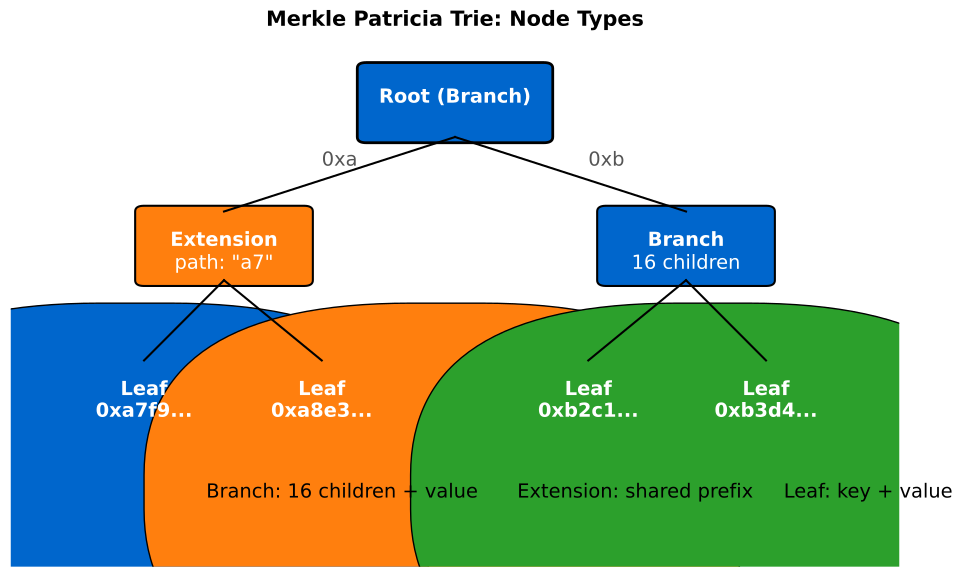

Python code for this plot:
"""
Merkle Patricia Trie Structure
Shows node types and path compression
"""

import matplotlib.pyplot as plt
import matplotlib.patches as mpatches
from matplotlib.patches import FancyBboxPatch, Circle
import numpy as np
from pathlib import Path

CHART_METADATA = {
    'title': 'MPT Structure',
    'url': 'https://github.com/Digital-AI-Finance/Blockchain_Crypto/tree/main/Module_B_Ethereum_Smart_Contracts/L13_Ethereum_Architecture/charts/04_mpt_structure'
}

plt.rcParams.update({
    'font.size': 14,
    'axes.labelsize': 14,
    'axes.titlesize': 16,
    'xtick.labelsize': 12,
    'ytick.labelsize': 12,
    'legend.fontsize': 12,
    'figure.figsize': (10, 6),
    'figure.dpi': 150
})

MLPURPLE = '#3333B2'
MLBLUE = '#0066CC'
MLORANGE = '#FF7F0E'
MLGREEN = '#2CA02C'
MLRED = '#D62728'
MLLAVENDER = '#ADADE0'

fig, ax = plt.subplots(figsize=(10, 6))

# Root node (Branch)
root = FancyBboxPatch((0.40, 0.75), 0.20, 0.12,
                       boxstyle="round,pad=0.01", facecolor=MLBLUE,
                       edgecolor='black', linewidth=2)
ax.add_patch(root)
ax.text(0.50, 0.81, 'Root (Branch)', ha='center', fontsize=14, fontweight='bold', color='white')

# Extension node (left)
ext = FancyBboxPatch((0.15, 0.50), 0.18, 0.12,
                      boxstyle="round,pad=0.01", facecolor=MLORANGE,
                      edgecolor='black', linewidth=1.5)
ax.add_patch(ext)
ax.text(0.24, 0.56, 'Extension', ha='center', fontsize=14, fontweight='bold', color='white')
ax.text(0.24, 0.52, 'path: "a7"', ha='center', fontsize=14, color='white')

# Branch node (right)
branch = FancyBboxPatch((0.67, 0.50), 0.18, 0.12,
                         boxstyle="round,pad=0.01", facecolor=MLBLUE,
                         edgecolor='black', linewidth=1.5)
ax.add_patch(branch)
ax.text(0.76, 0.56, 'Branch', ha='center', fontsize=14, fontweight='bold', color='white')
ax.text(0.76, 0.52, '16 children', ha='center', fontsize=14, color='white')

# Leaf nodes at bottom
leaf_positions = [(0.08, 0.22), (0.28, 0.22), (0.58, 0.22), (0.78, 0.22)]
leaf_labels = ['Leaf\n0xa7f9...', 'Leaf\n0xa8e3...', 'Leaf\n0xb2c1...', 'Leaf\n0xb3d4...']

for (x, y), label in zip(leaf_positions, leaf_labels):
    leaf = FancyBboxPatch((x, y), 0.14, 0.14,
                           boxstyle="round,pad=0.01", facecolor=MLGREEN,
                           edgecolor='black', linewidth=1.5)
    ax.add_patch(leaf)
    ax.text(x + 0.07, y + 0.07, label, ha='center', va='center',
            fontsize=14, fontweight='bold', color='white')

# Connecting lines
# Root to Extension
ax.plot([0.50, 0.24], [0.75, 0.62], 'k-', linewidth=1.5)
ax.text(0.35, 0.70, '0xa', fontsize=14, color='#555')

# Root to Branch
ax.plot([0.50, 0.76], [0.75, 0.62], 'k-', linewidth=1.5)
ax.text(0.65, 0.70, '0xb', fontsize=14, color='#555')

# Extension to Leaves
ax.plot([0.24, 0.15], [0.50, 0.36], 'k-', linewidth=1.5)
ax.plot([0.24, 0.35], [0.50, 0.36], 'k-', linewidth=1.5)

# Branch to Leaves
ax.plot([0.76, 0.65], [0.50, 0.36], 'k-', linewidth=1.5)
ax.plot([0.76, 0.85], [0.50, 0.36], 'k-', linewidth=1.5)

# Node type legend
legend_y = 0.10
ax.add_patch(FancyBboxPatch((0.10, legend_y), 0.08, 0.06, facecolor=MLBLUE))
ax.text(0.22, legend_y + 0.03, 'Branch: 16 children + value', fontsize=14, va='center')

ax.add_patch(FancyBboxPatch((0.45, legend_y), 0.08, 0.06, facecolor=MLORANGE))
ax.text(0.57, legend_y + 0.03, 'Extension: shared prefix', fontsize=14, va='center')

ax.add_patch(FancyBboxPatch((0.75, legend_y), 0.08, 0.06, facecolor=MLGREEN))
ax.text(0.87, legend_y + 0.03, 'Leaf: key + value', fontsize=14, va='center')

ax.set_xlim(0, 1)
ax.set_ylim(0, 0.92)
ax.axis('off')

ax.set_title('Merkle Patricia Trie: Node Types', fontweight='bold', fontsize=15, pad=10)
plt.tight_layout()

output_path = Path(__file__).parent / 'chart.pdf'
plt.savefig(output_path, bbox_inches='tight', dpi=300)
print(f"Chart saved to: {output_path.absolute()}")
plt.close()
